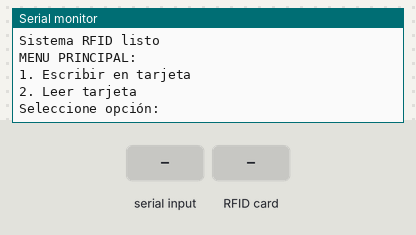
The sketch below on a simulated ESP32. Parts: the last lines printed to the serial monitor. Inputs (shaded band) come from the test bench.

Above: at 1.2 s.
1.3 s: "1" received over Serial
At 1.9 s:
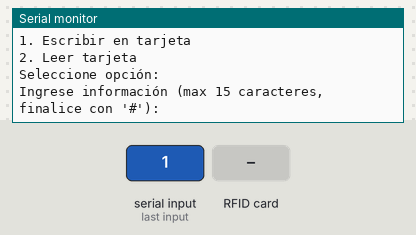
2.8 s: "#" received over Serial
At 3.8 s:
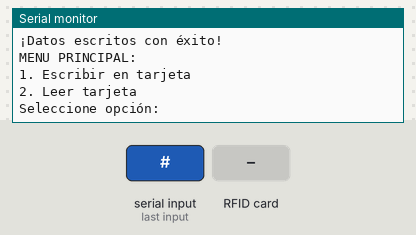
4.3 s: "2" received over Serial
At 5.3 s:
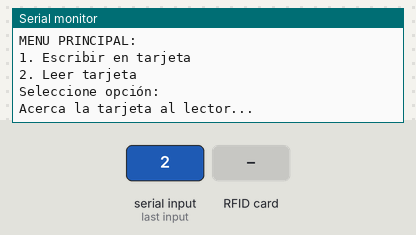
5.8 s: RFID card 5E 7A 19 C4 held to the reader
At 7.0 s:
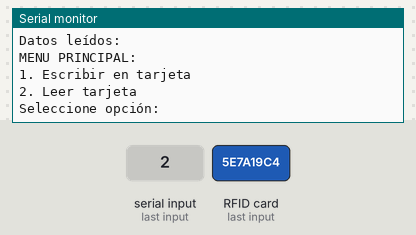

Measured:
- after the input at 1.3 s, the serial monitor: prints a new line at once (image 1)
- after the input at 2.8 s, the serial monitor: prints a new line at once (image 2)
- after the input at 4.3 s, the serial monitor: prints a new line at once (image 3)
- after the input at 5.8 s, the serial monitor: prints a new line at once (image 4)

The sketch:

escribir_y_leer_de_modulo_-_optimizado.ino
```cpp
#include <SPI.h>
#include <MFRC522.h>

#define SS_PIN    5    // SDA
#define RST_PIN   21   // RST

MFRC522 mfrc522(SS_PIN, RST_PIN);
String inputData = "";
enum SystemState { MENU, WRITING, READING };
SystemState currentState = MENU;
unsigned long lastActivityTime = 0;
const long timeout = 30000; // 30 segundos timeout

void setup() {
  Serial.begin(115200);
  while (!Serial); // Espera inicialización Serial

  SPI.begin(18, 19, 23, SS_PIN);
  mfrc522.PCD_Init();

  Serial.println("\nSistema RFID listo");
  showMenu();
}

void loop() {
  // Manejo de timeout
  if (currentState != MENU && millis() - lastActivityTime > timeout) {
    Serial.println("\nTimeout - Operación cancelada");
    resetToMenu();
  }

  switch(currentState) {
    case MENU:
      handleMenu();
      break;
    case WRITING:
      handleWriteOperation();
      break;
    case READING:
      handleReadOperation();
      break;
  }
}

void showMenu() {
  currentState = MENU;
  lastActivityTime = 0;
  Serial.println("\nMENU PRINCIPAL:");
  Serial.println("1. Escribir en tarjeta");
  Serial.println("2. Leer tarjeta");
  Serial.print("Seleccione opción: ");
}

void resetToMenu() {
  mfrc522.PICC_HaltA();
  mfrc522.PCD_StopCrypto1();
  currentState = MENU;
  inputData = "";
  showMenu();
}

void handleMenu() {
  if (Serial.available()) {
    char opcion = Serial.read();
    while (Serial.available()) { Serial.read(); } // Limpiar buffer

    if (opcion == '1') {
      startWriteOperation();
    }
    else if (opcion == '2') {
      startReadOperation();
    }
    else {
      Serial.println("Opción inválida");
      showMenu();
    }
  }
}

void startWriteOperation() {
  currentState = WRITING;
  lastActivityTime = millis();
  inputData = "";
  Serial.println("\nIngrese información (max 15 caracteres, finalice con '#'):");
}

void startReadOperation() {
  currentState = READING;
  lastActivityTime = millis();
  Serial.println("\nAcerca la tarjeta al lector...");
}

void handleWriteOperation() {
  // Procesar entrada de datos
  if (Serial.available()) {
    char c = Serial.read();
    if (c == '#') {
      attemptWrite();
    } else if (inputData.length() < 15) {
      inputData += c;
    }
  }

  // Detección de tarjeta
  if (mfrc522.PICC_IsNewCardPresent() && mfrc522.PICC_ReadCardSerial()) {
    if (inputData.length() > 0) {
      attemptWrite();
    }
  }
}

void handleReadOperation() {
  // Detección de tarjeta
  if (mfrc522.PICC_IsNewCardPresent() && mfrc522.PICC_ReadCardSerial()) {
    attemptRead();
  }
}

void attemptWrite() {
  byte block = 1;
  byte buffer[16];
  memset(buffer, 0, 16);
  inputData.getBytes(buffer, 16);

  MFRC522::MIFARE_Key key;
  for (byte i = 0; i < 6; i++) key.keyByte[i] = 0xFF;

  MFRC522::StatusCode status = mfrc522.PCD_Authenticate(MFRC522::PICC_CMD_MF_AUTH_KEY_A, block, &key, &(mfrc522.uid));
  if (status != MFRC522::STATUS_OK) {
    Serial.print("Error en autenticación: ");
    Serial.println(mfrc522.GetStatusCodeName(status));
    resetToMenu();
    return;
  }

  status = mfrc522.MIFARE_Write(block, buffer, 16);
  if (status != MFRC522::STATUS_OK) {
    Serial.print("Error escribiendo: ");
    Serial.println(mfrc522.GetStatusCodeName(status));
  } else {
    Serial.println("¡Datos escritos con éxito!");
  }

  resetToMenu();
}

void attemptRead() {
  byte block = 1;
  byte buffer[18];
  byte size = sizeof(buffer);

  MFRC522::MIFARE_Key key;
  for (byte i = 0; i < 6; i++) key.keyByte[i] = 0xFF;

  MFRC522::StatusCode status = mfrc522.PCD_Authenticate(MFRC522::PICC_CMD_MF_AUTH_KEY_A, block, &key, &(mfrc522.uid));
  if (status != MFRC522::STATUS_OK) {
    Serial.print("Error en autenticación: ");
    Serial.println(mfrc522.GetStatusCodeName(status));
    resetToMenu();
    return;
  }

  status = mfrc522.MIFARE_Read(block, buffer, &size);
  if (status != MFRC522::STATUS_OK) {
    Serial.print("Error leyendo: ");
    Serial.println(mfrc522.GetStatusCodeName(status));
  } else {
    Serial.print("Datos leídos: ");
    for (byte i = 0; i < 16; i++) {
      if (buffer[i] != 0) {
        Serial.print((char)buffer[i]);
      }
    }
    Serial.println();
  }

  resetToMenu();
}
```
